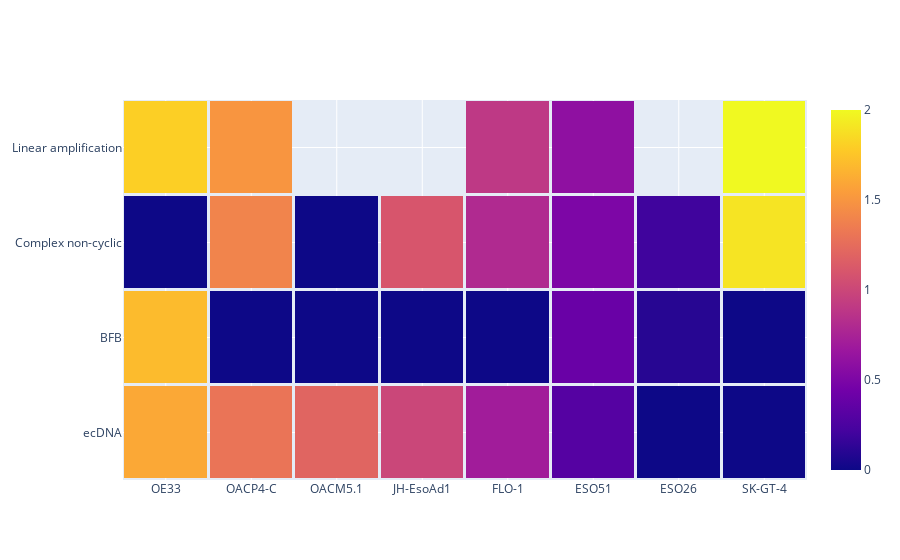

The code cell stored with this chart in its notebook:
### Code cell
import plotly.express as px
import plotly.graph_objects as go

print(list(df['Sample name'].values))
#z= [], x = list(df['Sample name'].values) , y = ['ecDNA', 'BFB', 'Complex non-cyclic', 'Linear amplification'])
#colorscale=[(0.0,'white'),(0.2, 'red'), (0.2, 'blue'), (0.4, 'blue'), (0.6, 'gold'), (0.8, 'gold'), (0.8, 'green')
fig = go.Figure(data=go.Heatmap(z=cells_per_sample,x=list(df['Sample name'].values), y=['ecDNA', 'BFB', 'Complex non-cyclic', 'Linear amplification'], transpose=True, xgap=3, ygap=3, autocolorscale=False))

fig.show()

### Figure 1 — Plotly figure (JSON) as saved in the notebook; plotly's stock layout.template omitted (floating-point values rounded to 4 significant figures)
{"data": [{"autocolorscale": false, "transpose": true, "type": "heatmap", "x": ["OE33", "OACP4-C", "OACM5.1", "JH-EsoAd1", "FLO-1", "ESO51", "ESO26", "SK-GT-4"], "xgap": 3, "y": ["ecDNA", "BFB", "Complex non-cyclic", "Linear amplification"], "ygap": 3, "z": [[1.6, 1.7, 0, 1.8], [1.3, 0, 1.4, 1.5], [1.2, 0, 0, null], [1.0, 0, 1.1, null], [0.7, 0, 0.8, 0.9], [0.3, 0.4, 0.5, 0.6], [0, 0.1, 0.2, null], [0, 0, 1.9, 2.0]]}], "layout": {}}
